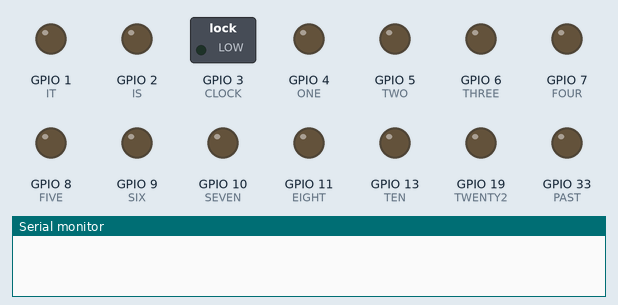
Simulated run of this sketch. Board: ESP32. Shown: switched loads named in the sketch (green lamp = pin HIGH), output pins drawn as LEDs (lit = HIGH), the last lines printed to the serial monitor. WiFi joins after 1.5 s; servers stay silent unless stated; the local clock reads 2024-03-15 10:24:30 at power-on unless the sketch sets it.

Above: at 0.1 s.
At 1.6 s:
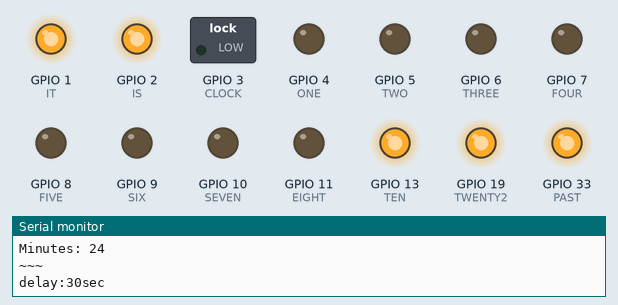
Timing chart, 0 to 3.1 s (numbered marks = the images above):
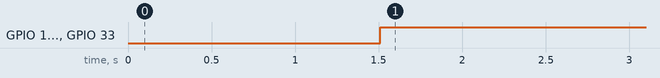

The sketch:

esp32clock.ino
```cpp
#include <WiFi.h>
#include "time.h"
#include <NTPClient.h>
#include <WiFiUdp.h>
#include "config.h"

int zMinutes=0;
int zHours=12;
struct tm timeinfo;

void setup(){
  pinMode(IT, OUTPUT);
  pinMode(IS, OUTPUT);
  pinMode(CLOCK, OUTPUT);
  pinMode(ONE, OUTPUT);
  pinMode(TWO, OUTPUT);
  pinMode(THREE, OUTPUT);
  pinMode(FOUR, OUTPUT);
  pinMode(FIVE, OUTPUT);
  pinMode(SIX, OUTPUT);
  pinMode(SEVEN, OUTPUT);
  pinMode(EIGHT, OUTPUT);
  pinMode(NINE, OUTPUT);
  pinMode(TEN, OUTPUT);
  pinMode(ELEVEN, OUTPUT);
  pinMode(TWELVE, OUTPUT);
  pinMode(FIVE2, OUTPUT);
  pinMode(TEN2, OUTPUT);
  pinMode(QUARTER2, OUTPUT);
  pinMode(TWENTY2, OUTPUT);
  pinMode(HALF2, OUTPUT);
  pinMode(TO, OUTPUT);
  pinMode(PAST, OUTPUT);
  Serial.begin(115200);

  WiFi.begin(ssid,password);
  //connect to wifi
  while (WiFi.status() != WL_CONNECTED){
    delay(500);
    print(".");
  }
  println("");
  println("Connected");

  initTime(timeZoneString);

  digitalWrite(IT, HIGH); //always on this will be "IT"
  digitalWrite(IS, HIGH); //always on this will be "IS"
}

void loop() {
  //updates time
  if(!getLocalTime(&timeinfo)){
    println("Failed to obtain time");
    return;
  }
  printDate();

  zHours = timeinfo.tm_hour;
  zMinutes = timeinfo.tm_min;

  if(zMinutes>=45){       //because then time is calculated in *to*
    zHours=zHours+1;
  }

  if(zHours>=13){         // only hours until 12 allowed
    zHours=(zHours % 12);
  }

  if(zHours==0){          //we have no hour 0 only 12
    zHours=12;
  }
  print("Hours: ");
  println(zHours);
  print("Minutes: ");
  println(zMinutes);
  println("~~~");

  switch(zHours){
    case 1:   digitalWrite(ONE,HIGH); digitalWrite(TWO, LOW); digitalWrite(THREE, LOW); digitalWrite(FOUR, LOW); digitalWrite(FIVE, LOW); digitalWrite(SIX, LOW); digitalWrite(SEVEN, LOW); digitalWrite(EIGHT, LOW); digitalWrite(NINE, LOW); digitalWrite(TEN, LOW); digitalWrite(ELEVEN, LOW); digitalWrite(TWELVE, LOW); break;
    case 2:   digitalWrite(ONE, LOW); digitalWrite(TWO,HIGH); digitalWrite(THREE, LOW); digitalWrite(FOUR, LOW); digitalWrite(FIVE, LOW); digitalWrite(SIX, LOW); digitalWrite(SEVEN, LOW); digitalWrite(EIGHT, LOW); digitalWrite(NINE, LOW); digitalWrite(TEN, LOW); digitalWrite(ELEVEN, LOW); digitalWrite(TWELVE, LOW); break;
    case 3:   digitalWrite(ONE, LOW); digitalWrite(TWO, LOW); digitalWrite(THREE,HIGH); digitalWrite(FOUR, LOW); digitalWrite(FIVE, LOW); digitalWrite(SIX, LOW); digitalWrite(SEVEN, LOW); digitalWrite(EIGHT, LOW); digitalWrite(NINE, LOW); digitalWrite(TEN, LOW); digitalWrite(ELEVEN, LOW); digitalWrite(TWELVE, LOW); break;
    case 4:   digitalWrite(ONE, LOW); digitalWrite(TWO, LOW); digitalWrite(THREE, LOW); digitalWrite(FOUR,HIGH); digitalWrite(FIVE, LOW); digitalWrite(SIX, LOW); digitalWrite(SEVEN, LOW); digitalWrite(EIGHT, LOW); digitalWrite(NINE, LOW); digitalWrite(TEN, LOW); digitalWrite(ELEVEN, LOW); digitalWrite(TWELVE, LOW); break;
    case 5:   digitalWrite(ONE, LOW); digitalWrite(TWO, LOW); digitalWrite(THREE, LOW); digitalWrite(FOUR, LOW); digitalWrite(FIVE,HIGH); digitalWrite(SIX, LOW); digitalWrite(SEVEN, LOW); digitalWrite(EIGHT, LOW); digitalWrite(NINE, LOW); digitalWrite(TEN, LOW); digitalWrite(ELEVEN, LOW); digitalWrite(TWELVE, LOW); break;
    case 6:   digitalWrite(ONE, LOW); digitalWrite(TWO, LOW); digitalWrite(THREE, LOW); digitalWrite(FOUR, LOW); digitalWrite(FIVE, LOW); digitalWrite(SIX,HIGH); digitalWrite(SEVEN, LOW); digitalWrite(EIGHT, LOW); digitalWrite(NINE, LOW); digitalWrite(TEN, LOW); digitalWrite(ELEVEN, LOW); digitalWrite(TWELVE, LOW); break;
    case 7:   digitalWrite(ONE, LOW); digitalWrite(TWO, LOW); digitalWrite(THREE, LOW); digitalWrite(FOUR, LOW); digitalWrite(FIVE, LOW); digitalWrite(SIX, LOW); digitalWrite(SEVEN,HIGH); digitalWrite(EIGHT, LOW); digitalWrite(NINE, LOW); digitalWrite(TEN, LOW); digitalWrite(ELEVEN, LOW); digitalWrite(TWELVE, LOW); break;
    case 8:   digitalWrite(ONE, LOW); digitalWrite(TWO, LOW); digitalWrite(THREE, LOW); digitalWrite(FOUR, LOW); digitalWrite(FIVE, LOW); digitalWrite(SIX, LOW); digitalWrite(SEVEN, LOW); digitalWrite(EIGHT,HIGH); digitalWrite(NINE, LOW); digitalWrite(TEN, LOW); digitalWrite(ELEVEN, LOW); digitalWrite(TWELVE, LOW); break;
    case 9:   digitalWrite(ONE, LOW); digitalWrite(TWO, LOW); digitalWrite(THREE, LOW); digitalWrite(FOUR, LOW); digitalWrite(FIVE, LOW); digitalWrite(SIX, LOW); digitalWrite(SEVEN, LOW); digitalWrite(EIGHT, LOW); digitalWrite(NINE,HIGH); digitalWrite(TEN, LOW); digitalWrite(ELEVEN, LOW); digitalWrite(TWELVE, LOW); break;
    case 10:  digitalWrite(ONE, LOW); digitalWrite(TWO, LOW); digitalWrite(THREE, LOW); digitalWrite(FOUR, LOW); digitalWrite(FIVE, LOW); digitalWrite(SIX, LOW); digitalWrite(SEVEN, LOW); digitalWrite(EIGHT, LOW); digitalWrite(NINE, LOW); digitalWrite(TEN,HIGH); digitalWrite(ELEVEN, LOW); digitalWrite(TWELVE, LOW); break;
    case 11:  digitalWrite(ONE, LOW); digitalWrite(TWO, LOW); digitalWrite(THREE, LOW); digitalWrite(FOUR, LOW); digitalWrite(FIVE, LOW); digitalWrite(SIX, LOW); digitalWrite(SEVEN, LOW); digitalWrite(EIGHT, LOW); digitalWrite(NINE, LOW); digitalWrite(TEN, LOW); digitalWrite(ELEVEN,HIGH); digitalWrite(TWELVE, LOW); break;
    case 12:  digitalWrite(ONE, LOW); digitalWrite(TWO, LOW); digitalWrite(THREE, LOW); digitalWrite(FOUR, LOW); digitalWrite(FIVE, LOW); digitalWrite(SIX, LOW); digitalWrite(SEVEN, LOW); digitalWrite(EIGHT, LOW); digitalWrite(NINE, LOW); digitalWrite(TEN, LOW); digitalWrite(ELEVEN, LOW); digitalWrite(TWELVE,HIGH); break;
    default:  digitalWrite(ONE, LOW); digitalWrite(TWO, LOW); digitalWrite(THREE, LOW); digitalWrite(FOUR, LOW); digitalWrite(FIVE, LOW); digitalWrite(SIX, LOW); digitalWrite(SEVEN, LOW); digitalWrite(EIGHT, LOW); digitalWrite(NINE, LOW); digitalWrite(TEN, LOW); digitalWrite(ELEVEN, LOW); digitalWrite(TWELVE, LOW); break;
  }

  switch(zMinutes){   //display to past and half
    case 0 ... 4:     digitalWrite(TO, LOW);  digitalWrite(PAST, LOW);  digitalWrite(CLOCK,HIGH); break; //display "O'CLOCK"
    case 5 ... 29:    digitalWrite(TO, LOW);  digitalWrite(PAST,HIGH);  digitalWrite(CLOCK, LOW); break; //dispaly is past
    case 30 ... 39:   digitalWrite(TO, LOW);  digitalWrite(PAST, LOW);  digitalWrite(CLOCK, LOW); break; //display nothing
    case 40 ... 60:   digitalWrite(TO,HIGH);  digitalWrite(PAST, LOW);  digitalWrite(CLOCK, LOW); break; //display is to
    default:          digitalWrite(TO, LOW);  digitalWrite(PAST, LOW);  digitalWrite(CLOCK, LOW); break; //display nothing
  }

  switch(zMinutes){ //displays time until or to next hour
    case 0 ... 4:     digitalWrite(FIVE2, LOW);  digitalWrite(TEN2, LOW);  digitalWrite(QUARTER2, LOW);  digitalWrite(TWENTY2, LOW);  digitalWrite(HALF2, LOW); break;
    case 5 ... 9:     digitalWrite(FIVE2,HIGH);  digitalWrite(TEN2, LOW);  digitalWrite(QUARTER2, LOW);  digitalWrite(TWENTY2, LOW);  digitalWrite(HALF2, LOW); break;
    case 10 ... 14:   digitalWrite(FIVE2, LOW);  digitalWrite(TEN2,HIGH);  digitalWrite(QUARTER2, LOW);  digitalWrite(TWENTY2, LOW);  digitalWrite(HALF2, LOW); break;
    case 15 ... 19:   digitalWrite(FIVE2, LOW);  digitalWrite(TEN2, LOW);  digitalWrite(QUARTER2,HIGH);  digitalWrite(TWENTY2, LOW);  digitalWrite(HALF2, LOW); break;
    case 20 ... 29:   digitalWrite(FIVE2, LOW);  digitalWrite(TEN2, LOW);  digitalWrite(QUARTER2, LOW);  digitalWrite(TWENTY2,HIGH);  digitalWrite(HALF2, LOW); break;
    case 30 ... 39:   digitalWrite(FIVE2, LOW);  digitalWrite(TEN2, LOW);  digitalWrite(QUARTER2, LOW);  digitalWrite(TWENTY2, LOW);  digitalWrite(HALF2,HIGH); break;
    case 40 ... 44:   digitalWrite(FIVE2, LOW);  digitalWrite(TEN2, LOW);  digitalWrite(QUARTER2, LOW);  digitalWrite(TWENTY2,HIGH);  digitalWrite(HALF2, LOW); break;
    case 45 ... 49:   digitalWrite(FIVE2, LOW);  digitalWrite(TEN2, LOW);  digitalWrite(QUARTER2,HIGH);  digitalWrite(TWENTY2, LOW);  digitalWrite(HALF2, LOW); break;
    case 50 ... 54:   digitalWrite(FIVE2, LOW);  digitalWrite(TEN2,HIGH);  digitalWrite(QUARTER2, LOW);  digitalWrite(TWENTY2, LOW);  digitalWrite(HALF2, LOW); break;
    default:          digitalWrite(FIVE2, LOW);  digitalWrite(TEN2, LOW);  digitalWrite(QUARTER2, LOW);  digitalWrite(TWENTY2, LOW);  digitalWrite(HALF2, LOW); break;
  }

  print("delay:");
  print((60-timeinfo.tm_sec+1));
  println("sec");
  delay((60-timeinfo.tm_sec+1)*1000);
}

/**
  initiates the time
  @param timezone the String that specifies the timezone and the daylight savings
  look config.h
  */
void initTime(String timezone){
  println("Setting up time");
  configTime(0, 0, "pool.ntp.org");    // First connect to NTP server, with 0 TZ offset
  if(!getLocalTime(&timeinfo)){
    println("Failed to obtain time");
    return;
  }
  println("Got the time from NTP");
  // Now we can set the real timezone
  setenv("TZ",timezone.c_str(),1);  //  Now adjust the TZ.  Clock settings are adjusted to show the new local time
  tzset();
}

/**
  Function to controll the Output
  */
void printDate(){
  if(debug){
    Serial.println(&timeinfo, "%A, %B %d %Y %H:%M:%S zone %Z %z ");
  }
}

void print(char arr[]){
  if(debug){
    Serial.print(arr);
  }
}

void print(int integer){
  if(debug){
    Serial.print(integer);
  }
}

void print(bool boolean){
  if(debug){
    Serial.print(boolean);
  }
}

void println(char arr[]){
  if(debug){
    Serial.println(arr);
  }
}

void println(int integer){
  if(debug){
    Serial.println(integer);
  }
}

void println(bool boolean){
  if(debug){
    Serial.println(boolean);
  }
}
```

config.h
```cpp
/**
  @param ssid is your WIFI name
  @param password is your wifi password
  */
extern const char* ssid = "ssid";
extern const char* password = "password";

/**
  Option for debugging
  @param debug = true if you wan to print to the Serial
  else no output
  */
extern bool debug = true;

/**
  @param timeZoneString contains a String that specifies the time with repect to daylight savings
  look your time up here: https://github.com/nayarsystems/posix_tz_db/blob/master/zones.csv
  */

extern const char* timeZoneString = "CET-1CEST,M3.5.0,M10.5.0/3";

/**
  If you want to change ports you can do that here
  */

#define IT       1
#define IS       2
#define CLOCK    3
#define ONE      4
#define TWO      5
#define THREE    6
#define FOUR     7
#define FIVE     8
#define SIX      9
#define SEVEN    10
#define EIGHT    11
#define NINE     12
#define TEN      13
#define ELEVEN   14
#define TWELVE   15
#define FIVE2    16
#define TEN2     17
#define QUARTER2 18
#define TWENTY2  19
#define HALF2    20
#define TO       21
#define PAST     33
```

Measured:
- by itself, GPIO 13 (TEN), GPIO 19 (TWENTY2), GPIO 33 (PAST): LOW → HIGH at 1.5 s
